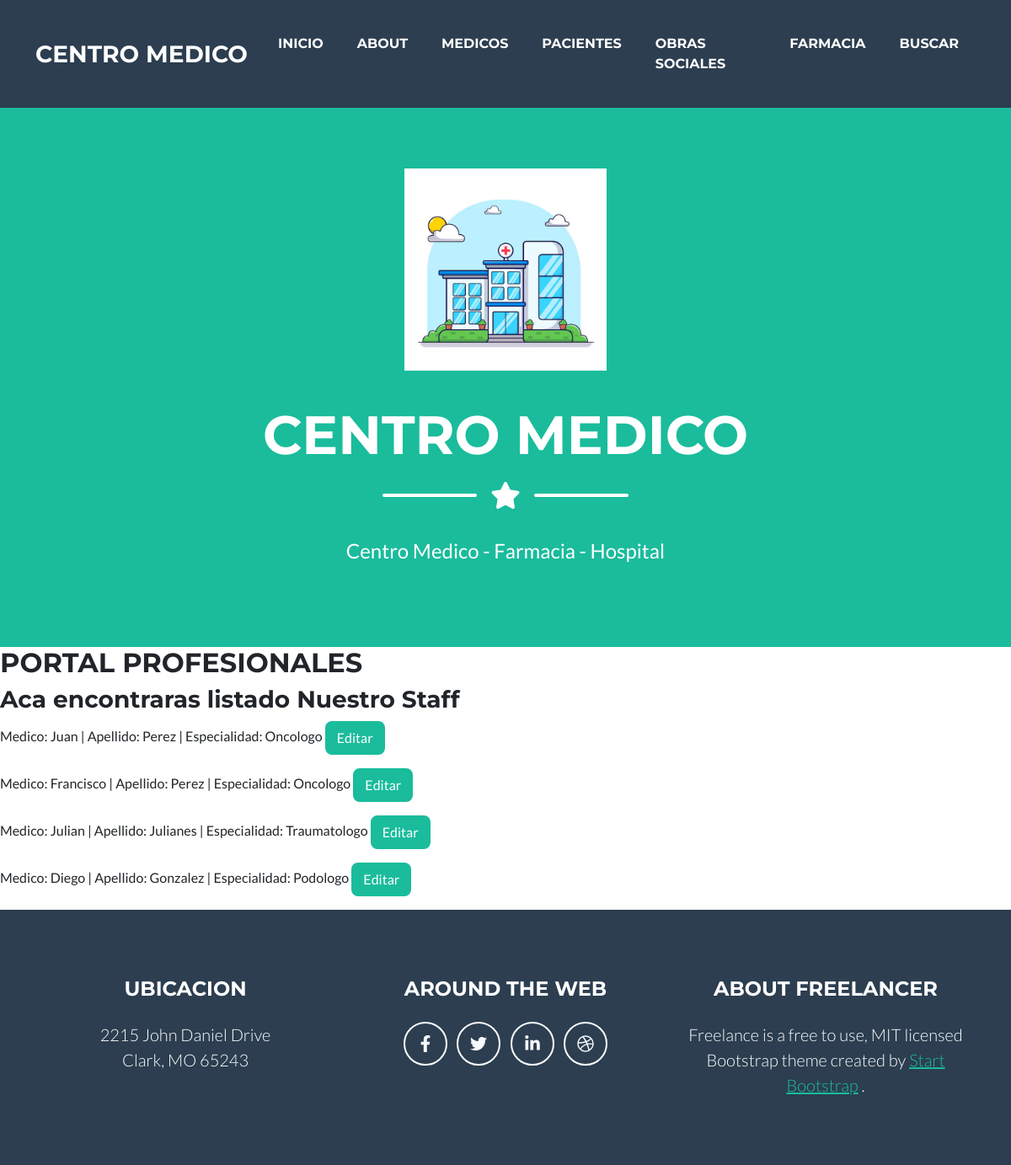
Page /medico_lista/ on the committed database.
### centromed/models.py (models this page shows, shortened)
class Medico(models.Model):
    nombre= models.CharField(max_length=20)
    apellido= models.CharField(max_length=20)
    matricula = models.IntegerField()
    especialidad= models.CharField (max_length=20)
    email= models.EmailField()

### centromed/views.py (the view)
# urls.py: path("medico_lista/", MedicoListView.as_view(), name= "medico_lista"),
class MedicoListView(ListView):
    model = Medico
    context_object_name = "medicos"
    template_name = "centromed/medico_lista.html"

### centromed/templates/centromed/medico_lista.html (shortened to what this page needs)
{% extends 'centromed/base.html' %}
{% block mutable %}
    <h2>PORTAL PROFESIONALES</h2>
    <h3>Aca encontraras listado Nuestro Staff</h3>
    {% for medico in medicos %}
        <p>Medico: {{medico.nombre}} | Apellido: {{medico.apellido}} | Especialidad: {{medico.especialidad}} <a class="btn btn-primary" href="{% url 'medico_update' medico.pk %}" role="button">Editar</a></p>
    {% endfor %}
{% endblock %}

### rows in the picture
Medico: nombre "Juan", apellido "Perez", especialidad "Oncologo"
Medico: nombre "Francisco", apellido "Perez", especialidad "Oncologo"
Medico: nombre "Julian", apellido "Julianes", especialidad "Traumatologo"
Medico: nombre "Diego", apellido "Gonzalez", especialidad "Podologo"
